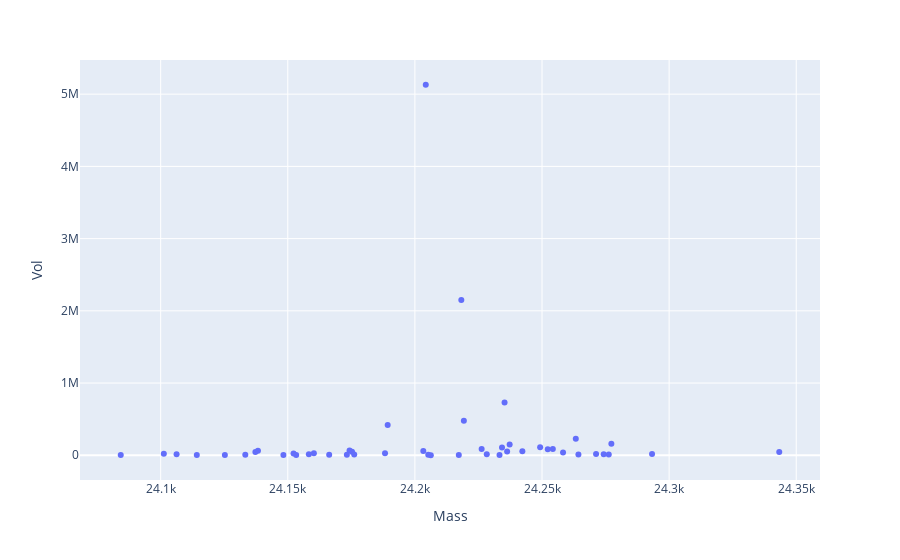
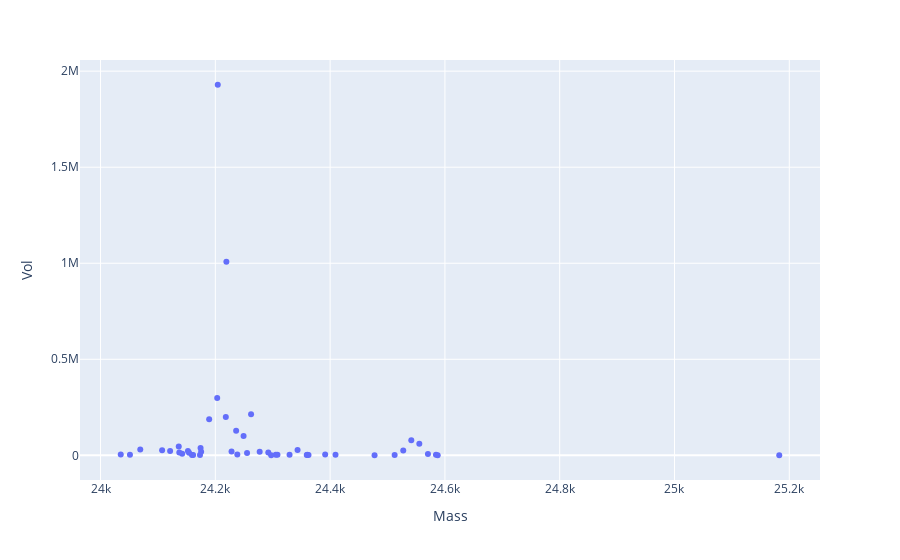

These figures' notebook cell, in order:
### Code cell
df_24k = dfa_alkb[(dfa_alkb.Mass>24000)&(dfa_alkb.Mass<24400)]
plotly_zone(df_24k, y='Vol')
df_24k = dfa_ad_alkb[dfa_ad_alkb.Mass>24000]
plotly_zone(df_24k, y='Vol')
